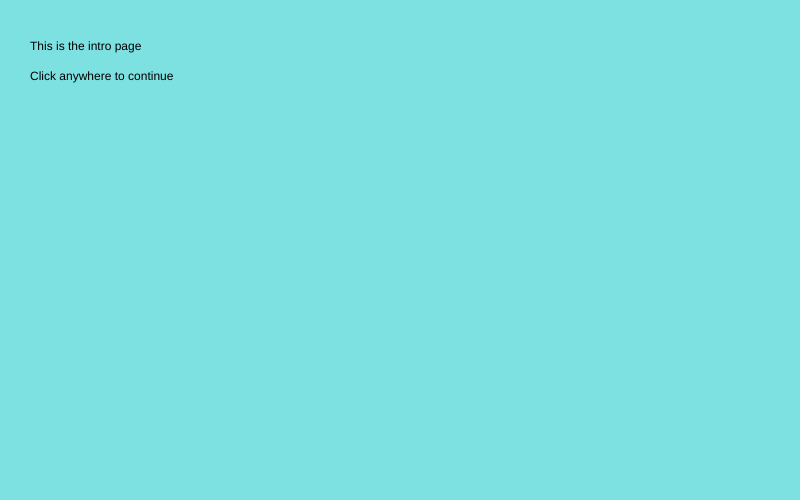
Frame 1 (no input)
Frame 60 (no input): identical to frame 1, image omitted
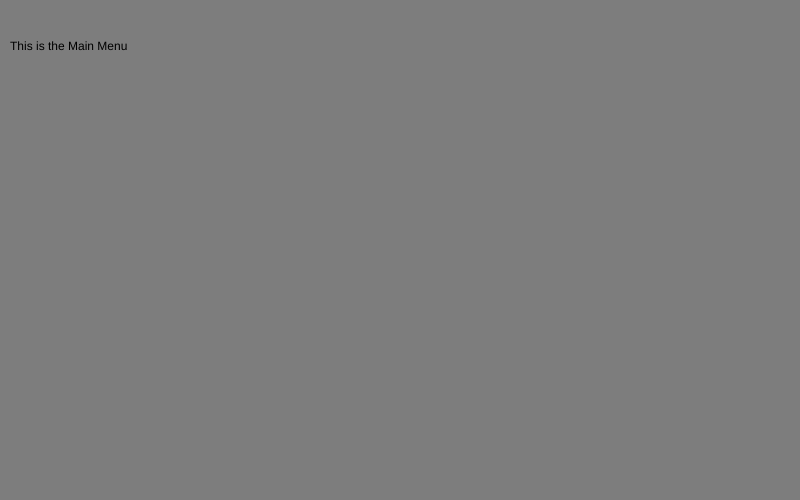
Frame 120 (the mouse pressed at the canvas centre since frame 60)

The p5.js sketch that drew these frames (run headless with seeded random() and noise() and a simulated clock; from frame 60 on, the mouse is pressed at the canvas centre):

// p5.js sketch
// ── sketch.js
/*
canvasID

canvas ID - 1 = Intro
canvas ID - 2 = MainMenu
canvas ID - 3 = Easy
canvas ID - 4 = Hard
*/

var canvasID;

function preload()
{
	preloadIntro();
	preloadMainMenu();
	preloadEasy();
	preloadHard();
}


function setup()
{
	setupIntro();
	setupMainMenu();
	setupEasy();
	setupHard();

	canvasID = 1;

	createCanvas(800,500);


}

function draw()
{	
	if(canvasID == 1)
	{
		drawIntro();
	}
	if(canvasID == 2)
	{
		drawMainMenu();
	}
	if(canvasID == 3)
	{
		drawEasy();
	}
	if(canvasID == 4)
	{
		drawHard();
	}
}
// ── easy.js

function preloadEasy()
{
	
}


function setupEasy()
{
	
  
}

function drawEasy()
{

}
// ── hard.js

function preloadHard()
{
	
}


function setupHard()
{
	
  
}

function drawHard()
{

}
// ── intro.js

function preloadIntro()
{
	
}


function setupIntro()
{
	
  
}

function drawIntro()
{
	background(125,225,225)

	fill(1,1,1)
	text("This is the intro page\n\nClick anywhere to continue",30,50);

	if(mouseIsPressed)
	{
		canvasID = 2;

	}
}
// ── mainMenu.js

function preloadMainMenu()
{
	
}


function setupMainMenu()
{
	
  
}

function drawMainMenu()
{
	background (125,125,125)

	fill(0,0,0)
	text("This is the Main Menu",10,50)
}
